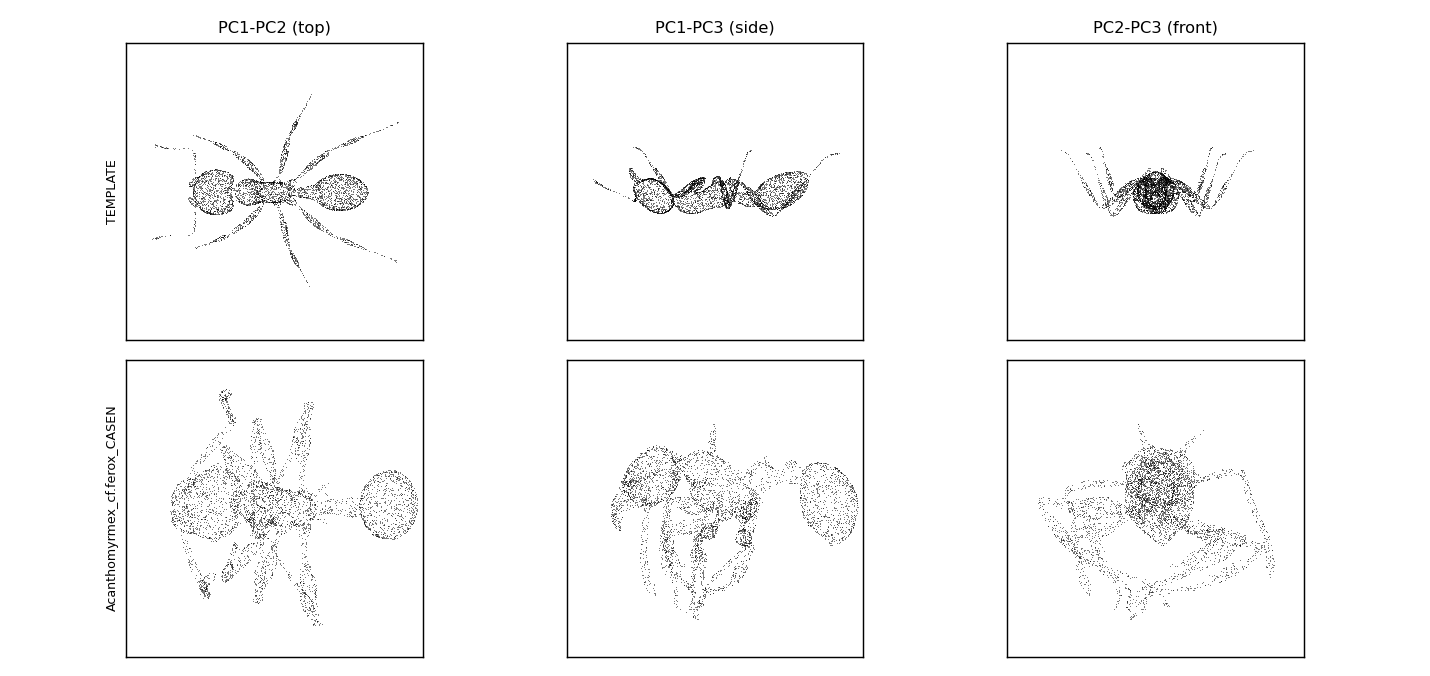

Reproduce this figure in Python.
"""PROBE 4: is the non-flatness of the scans caused by thin appendages (legs/antennae splayed
out of plane), i.e. an ARTICULATION/POSE gap between template rest pose and specimens?

Robust flatness = flatness computed after discarding the 10% of surface area furthest from the
mid-plane. If robust flatness collapses to ~template flatness, the bulk body IS flat and the
non-flatness comes from appendages -> pose gap, not a rotation problem and not a body-shape problem.
Also renders orthographic point projections for visual confirmation.
"""

import glob
import pickle
import numpy as np
import trimesh
import matplotlib

matplotlib.use("Agg")
import matplotlib.pyplot as plt

SCANS = "/media/fabi/Data/SMILify_DATASETS_BACKUP/custom_processing/antscan_proofread_castes/half_workers/*.obj"


def sample(V, F, n=60_000, seed=0):
    a, b, c = V[F[:, 0]], V[F[:, 1]], V[F[:, 2]]
    ar = 0.5 * np.linalg.norm(np.cross(b - a, c - a), axis=1)
    rng = np.random.default_rng(seed)
    i = rng.choice(len(F), n, p=ar / ar.sum())
    u, v = rng.random((n, 1)), rng.random((n, 1))
    fl = (u + v) > 1
    u[fl], v[fl] = 1 - u[fl], 1 - v[fl]
    return a[i] + u * (b[i] - a[i]) + v * (c[i] - a[i])


def canon(P):
    P = P - P.mean(0)
    _, R = np.linalg.eigh((P.T @ P) / len(P))
    P = P @ R[:, ::-1]
    return P / (P[:, 0].max() - P[:, 0].min())


def flatness(P, q=100):
    keep = np.abs(P[:, 2]) <= np.percentile(np.abs(P[:, 2]), q)
    Q = P[keep]
    e = Q.max(0) - Q.min(0)
    return e[2] / e[0]


with open("/home/fabi/dev/SMILify/3D_model_prep/SMIL_OmniAnt.pkl", "rb") as fh:
    dd = pickle.load(fh, encoding="latin1")
Pt = canon(sample(np.asarray(dd["v_template"], float), np.asarray(dd["f"], np.int64)))
print(f"{'name':<52s} {'flat100':>8s} {'flat90':>7s} {'flat75':>7s}")
print(f"{'TEMPLATE':<52s} {flatness(Pt):8.3f} {flatness(Pt, 90):7.3f} {flatness(Pt, 75):7.3f}")

files = sorted(glob.glob(SCANS))
sel = files[:: len(files) // 5][:5]
sets = [("TEMPLATE", Pt)]
f100, f90, f75 = [], [], []
for p in files[:: max(1, len(files) // 40)][:40]:
    m = trimesh.load(p, process=False, force="mesh")
    P = canon(sample(np.asarray(m.vertices, float), np.asarray(m.faces, np.int64)))
    f100.append(flatness(P))
    f90.append(flatness(P, 90))
    f75.append(flatness(P, 75))
    if p in sel:
        sets.append((p.split("/")[-1][:28], P))
        print(f"{p.split('/')[-1][:52]:<52s} {f100[-1]:8.3f} {f90[-1]:7.3f} {f75[-1]:7.3f}")
print(
    f"\n40-scan median: flat100={np.median(f100):.3f}  flat90={np.median(f90):.3f}  "
    f"flat75={np.median(f75):.3f}   | TEMPLATE {flatness(Pt):.3f} / {flatness(Pt, 90):.3f} / {flatness(Pt, 75):.3f}"
)

fig, axes = plt.subplots(len(sets), 3, figsize=(11, 2.6 * len(sets)))
for r, (nm, P) in enumerate(sets):
    for c, (i, j, lab) in enumerate([(0, 1, "PC1-PC2 (top)"), (0, 2, "PC1-PC3 (side)"), (1, 2, "PC2-PC3 (front)")]):
        ax = axes[r, c]
        ax.scatter(P[::12, i], P[::12, j], s=0.12, c="k", lw=0)
        ax.set_aspect("equal")
        ax.set_xlim(-0.6, 0.6)
        ax.set_ylim(-0.6, 0.6)
        ax.set_xticks([])
        ax.set_yticks([])
        if r == 0:
            ax.set_title(lab, fontsize=9)
        if c == 0:
            ax.set_ylabel(nm, fontsize=7)
plt.tight_layout()
plt.savefig("/home/fabi/dev/SMILify/diagnostics/pose_gap_PROBE.png", dpi=130)
print("\nwrote /home/fabi/dev/SMILify/diagnostics/pose_gap_PROBE.png")
